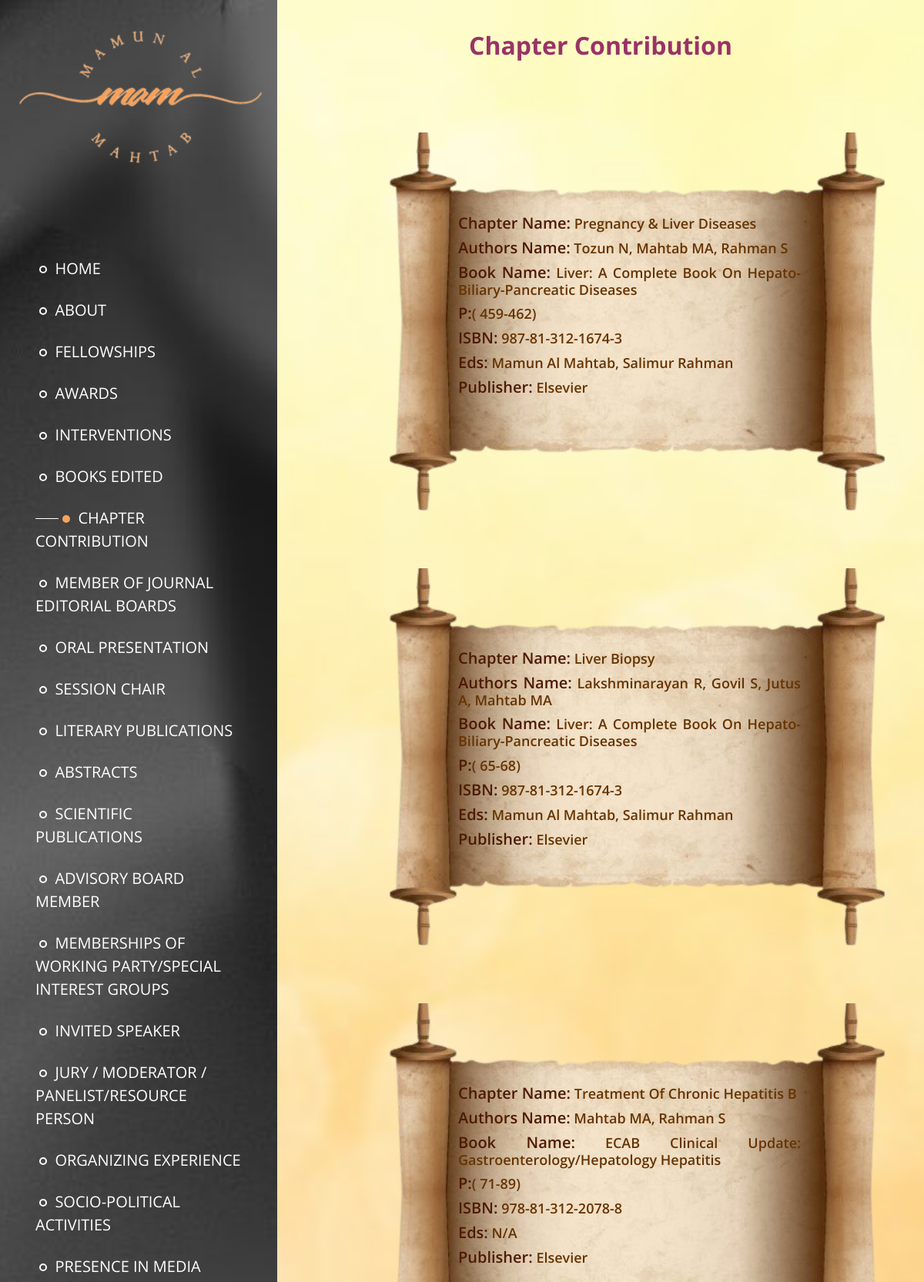
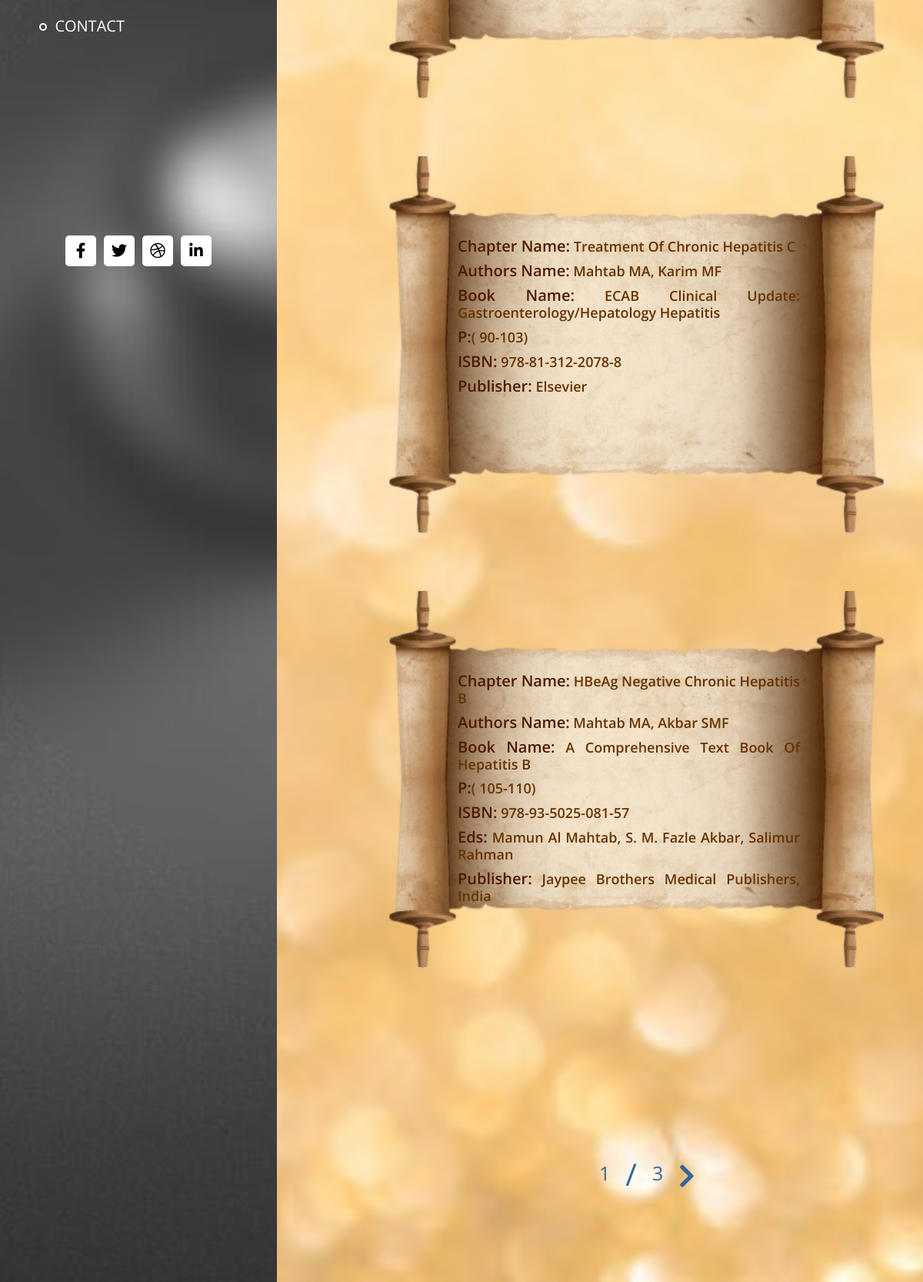
/chapter.php, run on the app's committed database (2 pictures, top to bottom).
### tables this page shows
CREATE TABLE `chapter` (
  `chapter_id` int(11) NOT NULL,
  `admin_id` int(11) DEFAULT NULL,
  `chapter_name` varchar(128) NOT NULL,
  `author_name` varchar(128) NOT NULL,
  `book_name` varchar(128) NOT NULL,
  `page` varchar(128) NOT NULL,
  `ISBN` varchar(128) NOT NULL,
  `editor_name` varchar(128) NOT NULL,
  `publisher` varchar(128) NOT NULL
);

### chapter.php (the view, shortened to what this page needs)
<!DOCTYPE html>
    <html lang="en">
    <head>
        <link rel="stylesheet" href="css/all.min.css" />
        <link rel="stylesheet" href="css/bootstrap.min.css" />
        <link rel="stylesheet" href="slick/slick.css" />
        <link rel="stylesheet" href="slick/slick-theme.css" />
        <link rel="stylesheet" href="css/magnific-popup.css">
        <link rel="stylesheet" href="css/templatemo-dream-pulse.css" />
        <link rel="stylesheet" href="css/action_view.css" />
        <link rel="stylesheet" href="css/action_response.css" />
    </head>
    <body>
        <main class="container-fluid">
            <div class="row">
                <nav id="tmSidebar" class="tm-bg-black-transparent tm-sidebar">
                    <div class="tm-sidebar-sticky">
                    <div class="tm-brand-box">
                            <img src="img/rez_logo.png" alt="logo" class="menu-img">
                        </div>
                        <ul id="tmMainNav" class="nav flex-column text-uppercase text-right tm-main-nav">
                            <li class="nav-item">
                                <a href="javascript:void(0);"
                                 onclick="window.location.href='index.php'" class="nav-link">
                                    <span class="circle"></span>
                                    Home
                                </a>
                            </li>
                            <li class="nav-item">
                                <a href="javascript:void(0);"
                                onclick="window.location.href='about.php'"
                                class="nav-link">
                                    <span class="circle"></span>
                                    About
                                </a>
                            </li>
                            <li class="nav-item">
                                <a href="javascript:void(0);"
                                onclick="window.location.href='fellow.php'" class="nav-link">
                                    <span class="circle"></span>
                                    Fellowships
                                </a>
                            </li>
                            <li class="nav-item">
                                <a href="javascript:void(0);"
                                onclick="window.location.href='award_menu.php'" class="nav-link">
                                    <span class="circle"></span>
                                    Awards
                                </a>
                            </li>
                            <li class="nav-item">
                                <a href="javascript:void(0);"
                                onclick="window.location.href='intervention.php'" class="nav-link">
                                    <span class="circle"></span>
                                    Interventions
                                </a>
                            </li>
                            <li class="nav-item">
                                <a href="javascript:void(0);"
                                onclick="window.location.href='book_edited.php'" class="nav-link">
                                    <span class="circle"></span>
                                    Books Edited
                                </a>
                            </li>
                            <li class="nav-item">
                                <a href="javascript:void(0);"
                                 onclick="window.location.href='chapter.php'"
                                 class="nav-link magic">
                                    <span class="rect"></span>
                                    <span class="circle"></span>
                                    Chapter contribution
                                </a>
                            </li>
                            <li class="nav-item">
                                <a href="javascript:void(0);"
                                onclick="window.location.href='journal_menu.php'" class="nav-link">
                                    <span class="circle"></span>
                                    Member of Journal Editorial Boards
                                </a>
                            </li>
                            <li class="nav-item">
                                <a href="javascript:void(0);"
                                onclick="window.location.href='oral_menu.php'" class="nav-link">
                                    <span class="circle"></span>
                                    Oral Presentation
                                </a>
                            </li>
                            <li class="nav-item">
                                <a href="javascript:void(0);"
                                onclick="window.location.href='session_menu.php'" class="nav-link">
                                    <span class="circle"></span>
                                    Session Chair
                                </a>
                            </li>
                            <li class="nav-item">
                                <a href="javascript:void(0);"
                                onclick="window.location.href='literary.php'" class="nav-link">
                                    <span class="circle"></span>
                                    Literary Publications
                                </a>
                            </li>
                            <li class="nav-item">
                                <a href="javascript:void(0);"
                                onclick="window.location.href='abstract_menu.php'" class="nav-link">
                                    <span class="circle"></span>
                                    Abstracts
                                </a>
                            </li>
                            <li class="nav-item">
                                <a href="javascript:void(0);"
                                onclick="window.location.href='scientific_menu.php'" class="nav-link">
                                    <span class="circle"></span>
                                    Scientific Publications
                                </a>
                            </li>
                            <li class="nav-item">
                                <a href="javascript:void(0);"
                                 onclick="window.location.href='advisory.php'" class="nav-link">
                                    <span class="circle"></span>
                                    Advisory Board Member
                                </a>
                            </li>
                            <li class="nav-item">
                                <a href="javascript:void(0);"
                                onclick="window.location.href='working_party.php'" class="nav-link">
                                    <span class="circle"></span>
                                    Memberships of Working Party/Special Interest Groups
                                </a>
                            </li>
                            <li class="nav-item">
                                <a href="javascript:void(0);"
                                onclick="window.location.href='invited_menu.php'"
                                 class="nav-link">
                                    <span class="circle"></span>
                                    Invited Speaker
                                </a>
                            </li>
                            <li class="nav-item">
                                <a href="javascript:void(0);"
                                onclick="window.location.href='jury_menu.php'" class="nav-link">
                                    <span class="circle"></span>
                                    Jury / Moderator / Panelist/Resource Person
                                </a>
                            </li>
                            <li class="nav-item">
                                <a href="javascript:void(0);"
                                onclick="window.location.href='organization_menu.php'" class="nav-link">
                                    <span class="circle"></span>
                                    Organizing Experience
                                </a>
                            </li>
                            <li class="nav-item">
                                <a href="javascript:void(0);"
                                onclick="window.location.href='socio_political.php'" class="nav-link">
                                    <span class="circle"></span>
                                    Socio-Political Activities
                                </a>
                            </li>
                            <li class="nav-item">
                                <a href="javascript:void(0);"
                                onclick="window.location.href='media.php'" class="nav-link">
                                    <span class="circle"></span>
                                    Presence in Media
                                </a>
                            </li>
                            <li class="nav-item">
                                <a href="javascript:void(0);"
                                onclick="window.location.href='contact.php'"
                                class="nav-link">
                                    <span class="circle"></span>
                                    Contact
                                </a>
                            </li>
                        </ul>
                        <ul class="nav flex-row tm-social-links">
                            <li class="nav-item">
                                <a href="https://facebook.com" class="nav-link tm-social-link">
                                    <i class="fab fa-facebook-f"></i>
                                </a>
                            </li>
                            <li class="nav-item">
                                <a href="https://twitter.com" class="nav-link tm-social-link">
                                    <i class="fab fa-twitter"></i>
                                </a>
                            </li>
                            <li class="nav-item">
                                <a href="https://dribbble.com" class="nav-link tm-social-link">
                                    <i class="fab fa-dribbble"></i>
                                </a>
                            </li>
                            <li class="nav-item">
                                <a href="https://linkedin.com" class="nav-link tm-social-link">
                                    <i class="fab fa-linkedin-in"></i>
                                </a>
                            </li>
                        </ul>
                    </div>
                </nav>
                <main role="main" class="ml-sm-12 col-12">
                    <div class="tm-section-wrap chapter_back_image">
                         <h2 class="cha_heading">Chapter Contribution</h2>
                        <section class="row tm-section">
                            <div id="cha" class="section-cha">
                                <ul class="cha_ul">
                                    <?php
                                        require_once "admin/pdo.php";
                                        $stmt = $pdo->query("SELECT * FROM chapter");
                                    $rows = $stmt->fetchAll(PDO::FETCH_BOTH);
                                    $results_per_page = 5;
                                    $number_of_results = $stmt->rowcount();
                                    $number_of_pages = ceil($number_of_results / $results_per_page);
                                    if (!isset($_GET['page'])) {
                                        $page = 1;
                                    } else {
                                       $page = $_GET['page'];
                                    }
                                     $this_page_first_result = ($page - 1) * $results_per_page;
                                    $stmt = 'SELECT * FROM chapter LIMIT ' . $this_page_first_result . ',' .  $results_per_page;
                                    $pdostmt = $pdo->query($stmt);
                                    $rows = $pdostmt->fetchAll(PDO::FETCH_BOTH);
                                         foreach ($rows as $row) {
                                            echo  '<div class="col-xl-6 mb-5">';
                                            echo  '<div class="cha">';
                                            echo  '<img src="img/chapter_back.png" alt="chapter" class="img_fluid">';
                                            echo  '<div class="cha-content">';
                                            echo  "<h3 class='cha-con'>"."<b class='cha_title'>Chapter Name:</b> ". htmlentities($row['chapter_name']) . "<br>";
                                            echo  "<h3 class='cha-con'>"."<b class='cha_title'>Authors Name:</b> " . htmlentities($row['author_name']) . "<br>";
                                            echo  "<h3 class='cha-con'>"."<b class='cha_title'>Book Name:</b> " . htmlentities($row['book_name']);
                                            if ($row['page'] != "#" && $row['page'] != "none" && $row['page'] != "N/a" && $row['page'] != "N/A") {
                                                echo "<h3 class='cha-con'>"."<b class='cha_title'>p:</b>( " . htmlentities($row['page']) . ")" . "<br>";
                                            }
                                            if ($row['ISBN'] != "#" && $row['ISBN'] != "none" && $row['ISBN'] != "N/a" && $row['page'] != "N/A") {
                                                echo "<h3 class='cha-con'>"."<b class='cha_title'>ISBN:</b> " . htmlentities($row['ISBN']) . "<br>";
                                            }
                                            if ($row['editor_name'] != "#" && $row['editor_name'] != "none" && $row['editor_name'] != "N/a" && $row['page'] != "N/A") {
                                                echo "<h3 class='cha-con'>"."<b class='cha_title'>Eds:</b> " . htmlentities($row['editor_name']) . "<br>";
                                            }
                                            if ($row['publisher'] != "#" && $row['publisher'] != "none" && $row['publisher'] != "N/a" && $row['page'] != "N/A") {
                                                echo "<h3 class='cha-con'>"."<b class='cha_title'>Publisher:</b> " . htmlentities($row['publisher']) . "<br>";
                                            }
                                            echo '<br>';
                                            echo  '</div>';
                                            echo  '</div>';
                                            echo  '</div>';
                                            echo '<br>';
                                        }
                                    ?>
                                </ul>
                                <br>
                        <br>
                        <br>
                        <div class="pagination">
                        <?php
                            echo '<div class="pagination child" >';
                            echo "<a class='nice'>";
                            echo $page;
                            echo "<a class='nicee' >";
                            echo " / ";
                            echo "<a class='nice'>";
                            echo $number_of_pages;
                            if ($page < $number_of_pages) {
                                echo "<a href='chapter.php?page=" . ($page + 1) . "'>
                                <i class='fas'>&#xf054;</i> </a>";
                            }
                           echo '</div>';
                        ?>
                            </div>
                        </section>
                    </div>
                </main>
            </div>
    </body>
    </html>

### data on the page
chapter: chapter_name "Pregnancy & Liver Diseases", author_name "Tozun N, Mahtab MA, Rahman S", book_name "Liver: A Complete Book On Hepato-Biliary-Pancreatic Diseases", page "459-462", ISBN "987-81-312-1674-3", editor_name "Mamun Al Mahtab, Salimur Rahman", publisher "Elsevier"
chapter: chapter_name "Liver Biopsy", author_name "Lakshminarayan R, Govil S, Jutus A, Mahtab MA", book_name "Liver: A Complete Book On Hepato-Biliary-Pancreatic Diseases", page "65-68", ISBN "987-81-312-1674-3", editor_name "Mamun Al Mahtab, Salimur Rahman", publisher "Elsevier"
chapter: chapter_name "Treatment Of Chronic Hepatitis B", author_name "Mahtab MA, Rahman S", book_name "ECAB Clinical Update: Gastroenterology/Hepatology Hepatitis", page "71-89", ISBN "978-81-312-2078-8", editor_name "N/A", publisher "Elsevier"
chapter: chapter_name "Treatment Of Chronic Hepatitis C", author_name "Mahtab MA, Karim MF", book_name "ECAB Clinical Update: Gastroenterology/Hepatology Hepatitis", page "90-103", ISBN "978-81-312-2078-8", publisher "Elsevier"
chapter: chapter_name "HBeAg Negative Chronic Hepatitis B", author_name "Mahtab MA, Akbar SMF", book_name "A Comprehensive Text Book Of Hepatitis B", page "105-110", ISBN "978-93-5025-081-57", editor_name "Mamun Al Mahtab, S. M. Fazle Akbar, Salimur Rahman", publisher "Jaypee Brothers Medical Publishers, India"

### other printed values
$page "1"
$number_of_pages "3"
